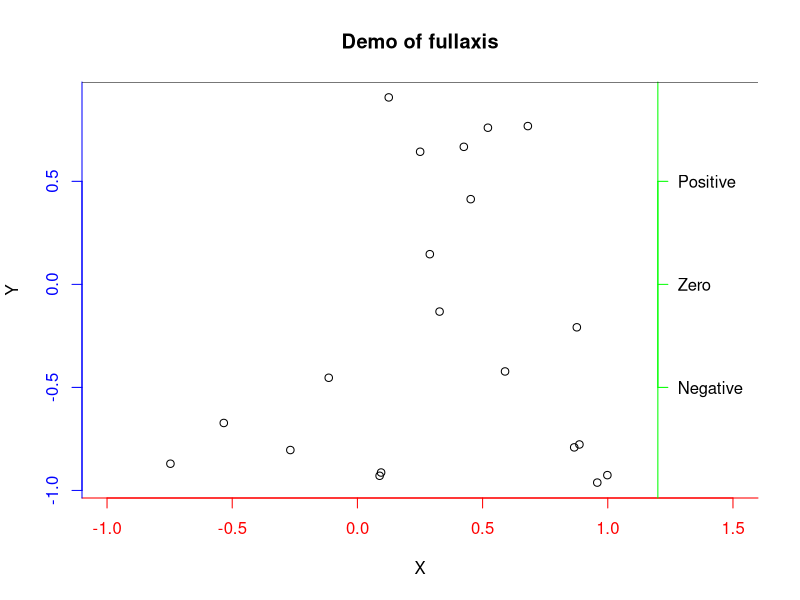

Write the R code that produced this figure.
library(plotrix)


### Name: fullaxis
### Title: Add an axis with a line to the edge of the plot
### Aliases: fullaxis
### Keywords: misc

### ** Examples

 plot(runif(20,-1,1),runif(20,-1,1),xlim=c(-1,1.5),main="Demo of fullaxis",
  xlab="X",ylab="Y",axes=FALSE)
 fullaxis(1,col="red",col.axis="red")
 fullaxis(2,col="blue",col.axis="blue")
 fullaxis(4,at=c(-0.5,0,0.5),labels=c("Negative","Zero","Positive"),pos=1.2,
  col="green",las=1)
 # add a top line to complete the "box"
 xylim<-par("usr")
 segments(xylim[1],xylim[4],xylim[2],xylim[4])
